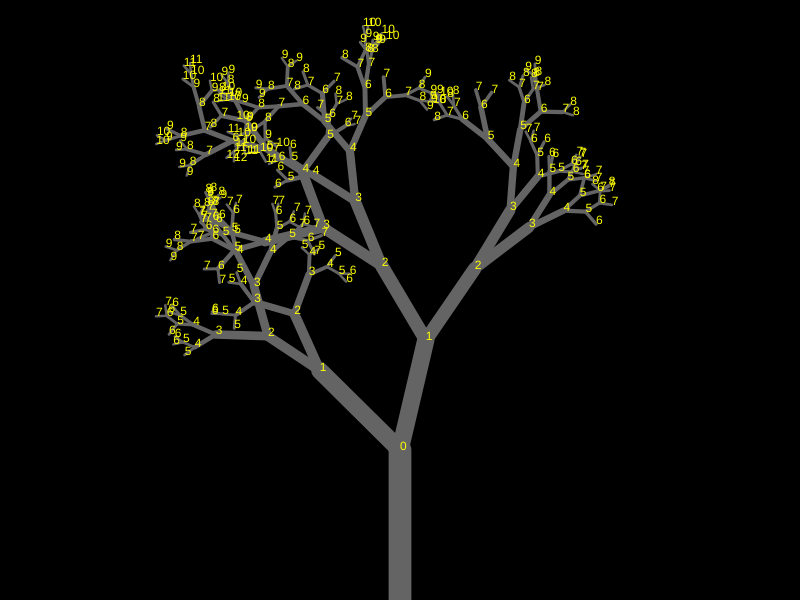
Frame 1 (no input)
Frame 2 (the mouse pressed at the canvas centre, redrawn once): identical to frame 1, image omitted

The p5.js sketch that drew this single still picture (run headless with seeded random() and noise() and a simulated clock; the mouse was pressed at the canvas centre and the sketch redrawn once):

// p5.js sketch
// ── sketch.js
let BRANCH_ANGLE;
let joints = [];
let branches = [];


function setup() {
  createCanvas(800, 600);
  background(255);

  BRANCH_ANGLE = PI / 6;

  let start = createVector(width / 2, height)
  joints.push(start);
  branch(start, 0, 150, 0);
}

function draw() {
  background(0);

  for (let i = 0; i < branches.length; i++) {
    branches[i].display();

  }
  // for (let i = 0; i < joints.length; i++) {
  //   fill(255, 0, 0);
  //   noStroke();
  //   text(i, joints[i].x, joints[i].y);
  // }
  for (let i = 0; i < branches.length; i++) {
    fill(255, 255, 0);
    noStroke();
    text(branches[i].generation, branches[i].vecTo.x, branches[i].vecTo.y);
  }
  noLoop();
}


function branch(from, angle, len, generation) {
  let vector = p5.Vector.fromAngle(angle - PI / 2).setMag(len);
  let to = p5.Vector.add(from, vector);
  joints.push(to);
  let thickness = map(len, 0, 200, 1, 30);

  // display
  strokeWeight(thickness);
  stroke(0);
  line(from.x, from.y, to.x, to.y);

  // add a branch object
  branches.push(new Branch(from, to, thickness, generation));

  // create new branches
  len = len * 2 / 3 * random(0.7, 1.3); //***

  if (len > 10) {
    let angle1 = BRANCH_ANGLE + angle + random(-0.5, 0.5);
    branch(to, angle1, len, generation + 1);

    let angle2 = -BRANCH_ANGLE + angle + random(-0.5, 0.5);
    branch(to, angle2, len, generation + 1);
  }
}
// ── Branch.js
"use strict";

class Branch {
  constructor(from, to, thickness, generation) {
    this.vecFrom = from;
    this.vecTo = to;
    this.thickness = thickness;
    this.generation = generation;
  }
  display() {
    push();
    
    stroke(100);
    strokeWeight(this.thickness);
    line(this.vecFrom.x, this.vecFrom.y, this.vecTo.x, this.vecTo.y);
    
    pop();
  }
}
